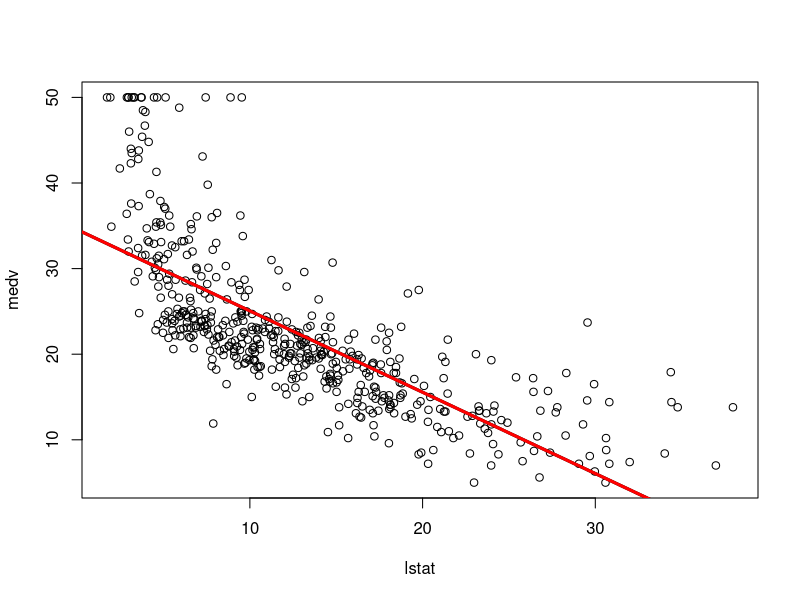
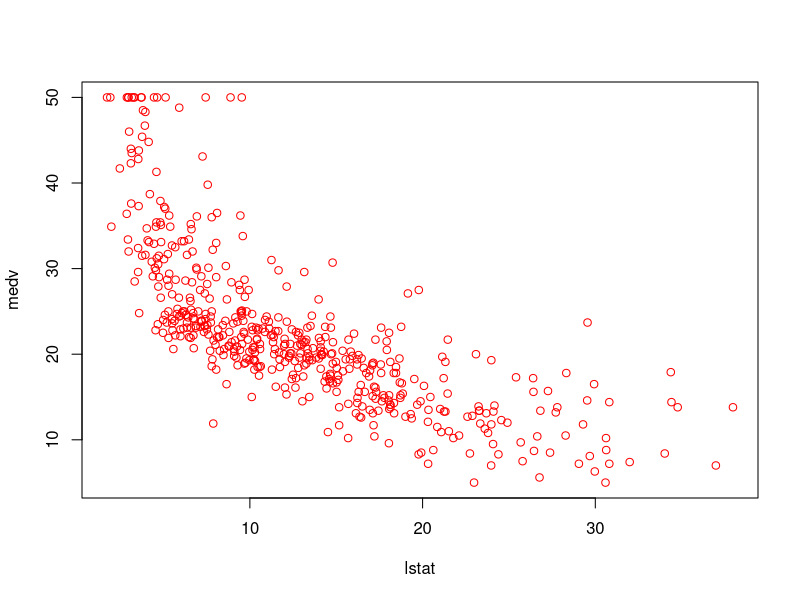
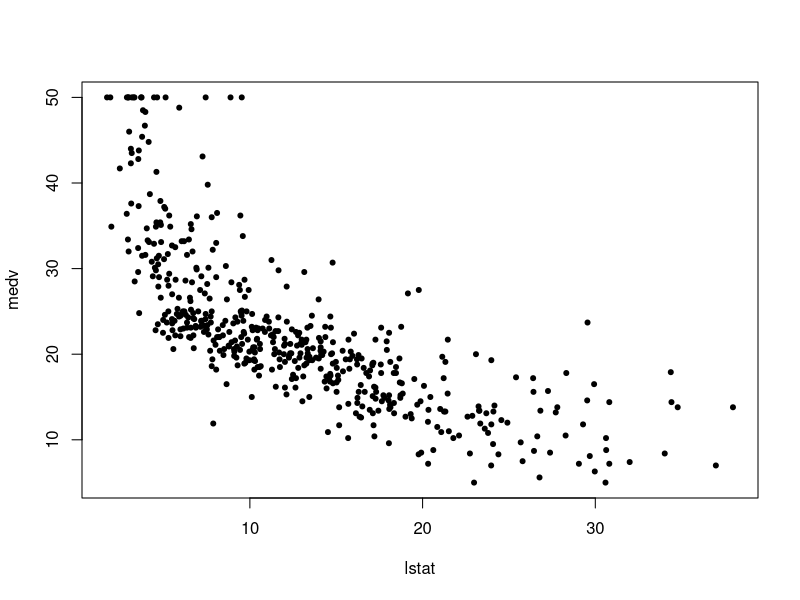
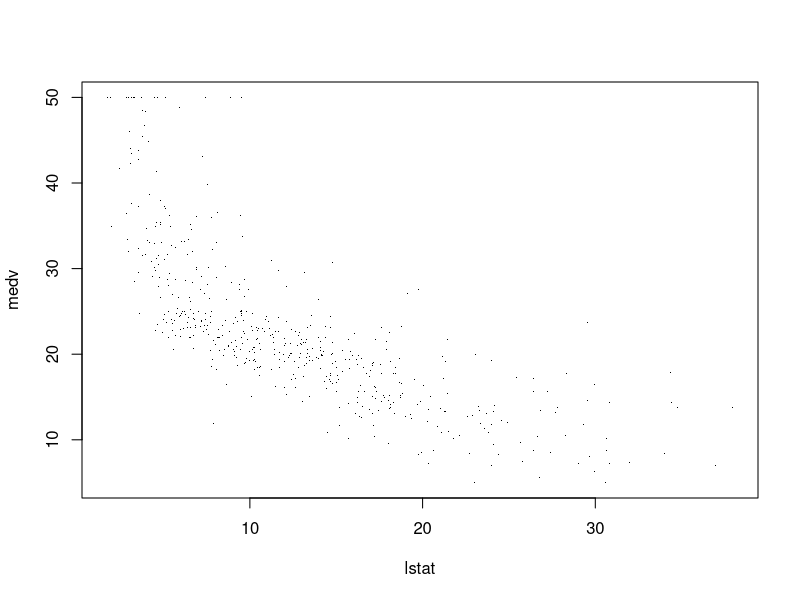
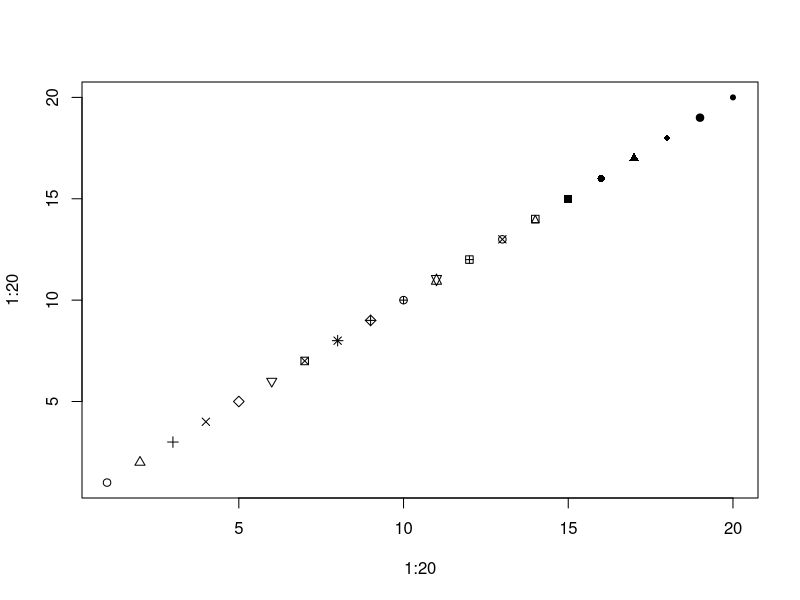
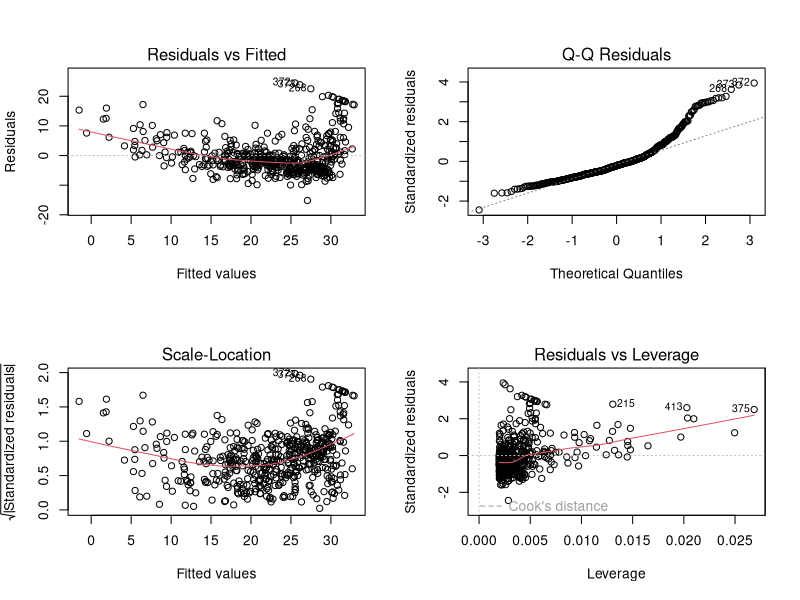

Recreate these plots in R, in order.
# HỒI QUY TUYẾN TÍNH ĐƠN y = a + bx
## Đưa ra các ước lượng của các hệ số a và b
## Bài toán kiểm định hệ số: H0: a = 0 / H0: b = 0
## Phần dư: e = y - y_h: Kiểm định xem e có tuân theo pp chuẩn với giá trị trung bình bằng 0 không?
?Boston
install.packages("MASS")  # Cài đặt thư viện chứa dataset Boston
library(MASS) # Gọi thư viện
names(Boston) # Đưa ra tên các biến

# Hồi quy tuyến tính
## Cách 1:
lm.fit = lm(medv ~ lstat, data = Boston)   # HQTT: medv = a + b * lstat

## Cách 2:
lm(Boston$medv ~ Boston$lstat)

# Cách 3: Tách dữ liệu
attach(Boston)
lm(medv ~ lstat)

# Cách dùng hàm như nào
?lm


# Phương trình đường thẳng hồi quy tuyến tính: medv = 34.55 - 0.95 * lstat
summary(lm.fit)   # Tóm tắt kết quả

## Biểu diễn tuyến tính của medc theo lstat trong bọ dữ liệu Boston
## Phần dư: e = y - y_h: Min, 1Q, Median, 3Q, Max
lm.fit$residuals # Phần dư e = y - y_h, y là medv thực trong bộ dữ liệu, y_h là medv được dự đoán theo mô hình
## Bài toán kiểm định: Phần dư có tuân theo pp chuẩn với GTTB bằng 0 không?
?shapiro.test
shapiro.test(lm.fit$residuals)  # Kiểm tra pp chuẩn
## Bài toán: H0: lm.fit$residuals tuân theo phân phối chuẩn và H1: lm.fit$residuals không tuân theo phân phối chuẩn
### Do p_value < 2.2 * 10^(-16) nếu bác bỏ H0 --> phần dư không theo pp chuẩn
t.test(lm.fit$residuals, mu = 0)        # Kiểm định về GTTB nếu chuẩn: H0: E_e = 0
wilcox.test(lm.fit$residuals)     # Nếu không chuẩn

# Hệ số ước lượng, sai số chuẩn, test thông kê (t value), p-value (Pr(>|t|))
# Xây dựng mô hình: medv = a + b * lstat
## a_ h = 34.55, b_h = -0.95
## Bài toán kiểm định hệ số a: H0: a = 0 vs H1: a != 0
### Do p-value < 2. 10^(-16) < 0.05 nên bác bỏ H0. Với mức ý nghĩa 5%, có cơ sở để nói a != 0

### H0: EX = 0 và EX != 0
lm.fit = lm(medv ~ lstat)
confint(lm.fit)   # KTC 95% cho các hệ số trong mô hình hồi quy
confint(lm.fit, level = 0.99)

predict(lm.fit, data.frame(lstat = (c(5,10,15))), interval = "confidence") # Đưa ra giá trị dữ đoán medv khi biết lstat
# 34.5538409 = 0.9500494 * 5
dev.off()
plot(lstat, medv) # Biểu đò tán xạ
abline(lm.fit)
lm.fit$coefficients
abline(lm.fit, lwd = 3)
abline(lm.fit, lwd = 3, col = "red")
plot(lstat, medv, col = "red") # Biểu đò tán xạ
plot(lstat, medv, pch = 20) # Biểu đò tán xạ
plot(lstat, medv, pch = ".") # Biểu đò tán xạ (pch là kiểu điểm)
plot(1:20, 1:20, pch = 1:20) # Biểu đò tán xạ

# Hiển thị nhiều đồ thị
par(mfrow = c(2,2)) # Chia khung vẽ đồ thị thành 2 hàng, 2 cột
plot(lm.fit)
dev.off()
# plot(predict(lm.fit), residuals(lm.fit))
# plot(predict(lm.fit), rstudent(lm.fit))
